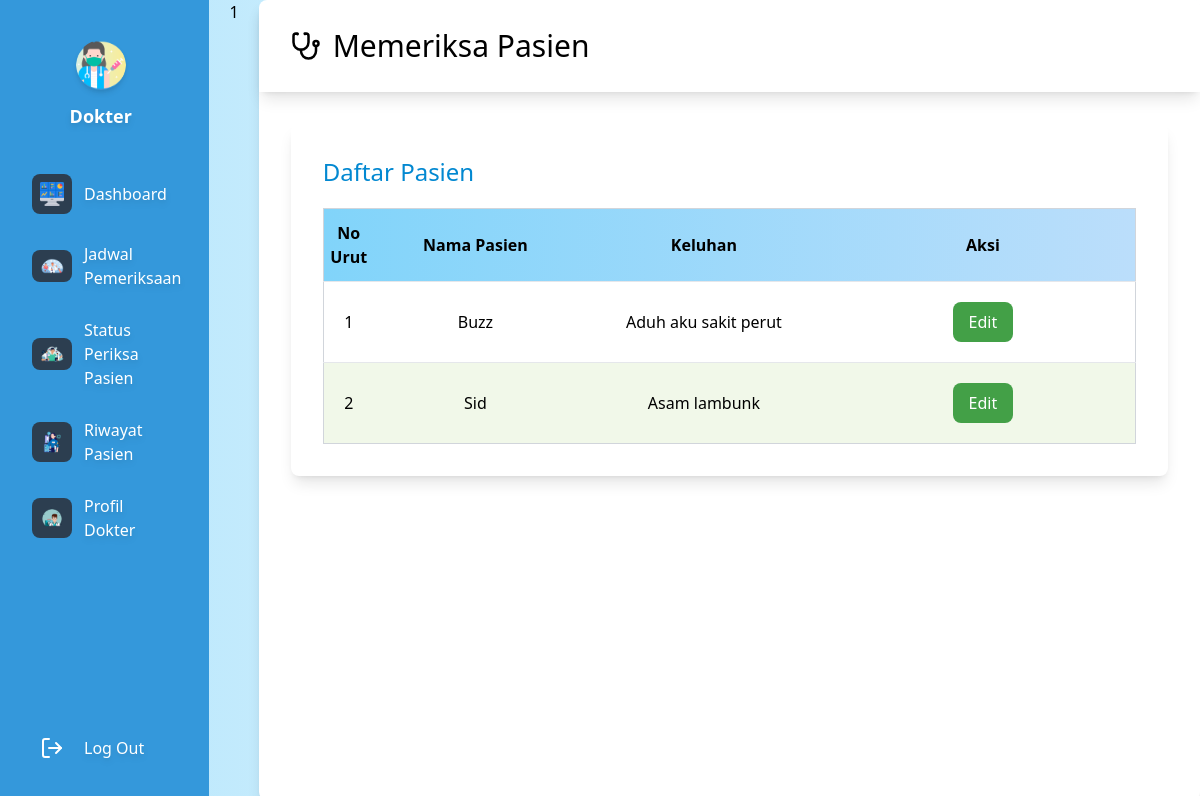
The page /pages/dokter/memeriksa_pasien.php (signed in) on the database its author committed.
### tables this page shows
CREATE TABLE `daftar_poli` (
  `id` int(11) UNSIGNED NOT NULL,
  `id_pasien` int(11) UNSIGNED NOT NULL,
  `id_jadwal` int(11) UNSIGNED NOT NULL,
  `keluhan` text NOT NULL,
  `no_antrian` int(11) UNSIGNED NOT NULL,
  `status_periksa` enum('Menunggu','Selesai','','') NOT NULL
);

CREATE TABLE `pasien` (
  `id` int(11) UNSIGNED NOT NULL,
  `username` varchar(50) NOT NULL,
  `password` varchar(20) NOT NULL,
  `nama` varchar(255) NOT NULL,
  `alamat` varchar(255) NOT NULL,
  `no_ktp` varchar(255) NOT NULL,
  `no_hp` varchar(50) NOT NULL,
  `no_rm` varchar(25) NOT NULL
);

### pages/dokter/memeriksa_pasien.php (the view, shortened to what this page needs)
<?php
require '../../functions/connect_database.php';
$query = "SELECT daftar_poli.*, pasien.nama, daftar_poli.id as id_periksa
          FROM daftar_poli
          JOIN pasien ON daftar_poli.id_pasien = pasien.id";
$daftar_poli = mysqli_query($conn, $query);
?>
<!DOCTYPE html>
<html lang="en">
<head>
    <script src="https://cdn.tailwindcss.com"></script>
</head>
<body class="flex gap-5">
    <?= include("../../components/sidebar_dokter.php"); ?>
    <main class="flex flex-col w-full bg-white pb-10 rounded-lg shadow-lg">
        <header class="flex items-center gap-3 px-8 py-7 shadow-lg">
            <img src="../../assets/icons/stethoscope-icon.svg" alt="" width="30px" class="invert">
            <h1 class="text-3xl font-medium">Memeriksa Pasien</h1>
        </header>
        <article class="mx-8 mt-8 p-8 bg-white shadow-lg rounded-lg">
            <h2 class="text-2xl font-medium text-[#0288D1] mb-5">Daftar Pasien</h2>
            <table class="w-full table-auto border border-gray-300">
                <thead>
                    <tr>
                        <th class="w-[5%] py-3">No Urut</th>
                        <th class="w-[20%] py-3">Nama Pasien</th>
                        <th class="w-[25%] py-3">Keluhan</th>
                        <th class="w-[30%] py-3">Aksi</th>
                    </tr>
                </thead>
                <tbody>
                    <?php $index = 1; ?>
                    <?php foreach($daftar_poli as $item) : ?>
                    <tr class="border-t">
                        <td class="py-5 text-center">
                            <?= $index  ?>
                        </td>
                        <td class="py-5 text-center">
                            <?= $item["nama"] ?>
                        </td>
                        <td class="py-5 text-center">
                            <?= $item["keluhan"] ?>
                        </td>
                        <td class="py-5 text-center flex justify-center gap-3">
                            <?php
                            if ($item["status_periksa"] == "Menunggu") {
                                echo '<a href="edit_periksa_pasien.php?id=' . $item["id"] . '" class="bg-[#42A5F5] px-4 py-2 rounded-lg text-white">Periksa</a>';
                            } else {
                                echo '<a href="edit_periksa_pasien.php?id=' . $item["id"] . '" class="bg-[#43A047] px-4 py-2 rounded-lg text-white">Edit</a>';
                            }
                            ?>
                        </td>
                    </tr>
                    <?php $index++ ?>
                    <?php endforeach; ?>
                </tbody>
            </table>
        </article>
    </main>
</body>
</html>

### pages/dokter/memeriksa_pasien.php (style rules this page uses)
body { background: linear-gradient(to right, #B3E5FC, #FFFFFF); }
main { background: white; border-radius: 15px; box-shadow: 0 4px 6px rgba(0, 0, 0, 0.1); }
table thead { background: linear-gradient(to right, #81D4FA, #BBDEFB); }
table tbody tr:nth-child(even) { background: #F1F8E9; }
a { transition: background-color 0.3s; }

### rows shown on the page
daftar_poli: id_pasien.nama "Buzz", keluhan "Aduh aku sakit perut"
daftar_poli: id_pasien.nama "Sid", keluhan "Asam lambunk"

### other values the page prints
include("../../components/sidebar_dokter.php") "1"
